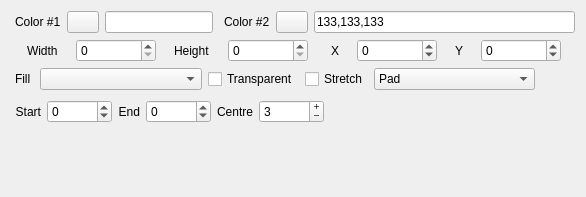
<?xml version="1.0" encoding="UTF-8"?>
<ui version="4.0">
 <class>Form</class>
 <widget class="QWidget" name="Form">
  <property name="geometry">
   <rect>
    <x>0</x>
    <y>0</y>
    <width>586</width>
    <height>197</height>
   </rect>
  </property>
  <property name="windowTitle">
   <string>Form</string>
  </property>
  <layout class="QVBoxLayout" name="verticalLayout_2">
   <item>
    <layout class="QVBoxLayout" name="verticalLayout">
     <property name="leftMargin">
      <number>4</number>
     </property>
     <item>
      <layout class="QHBoxLayout" name="horizontalLayout_8">
       <item>
        <widget class="QLabel" name="label_textColor">
         <property name="sizePolicy">
          <sizepolicy hsizetype="Fixed" vsizetype="Preferred">
           <horstretch>0</horstretch>
           <verstretch>0</verstretch>
          </sizepolicy>
         </property>
         <property name="minimumSize">
          <size>
           <width>31</width>
           <height>0</height>
          </size>
         </property>
         <property name="text">
          <string>Color #1</string>
         </property>
        </widget>
       </item>
       <item>
        <widget class="QPushButton" name="pushButton_color1">
         <property name="maximumSize">
          <size>
           <width>32</width>
           <height>32</height>
          </size>
         </property>
         <property name="text">
          <string/>
         </property>
         <property name="MaximumSize" stdset="0">
          <size>
           <width>32</width>
           <height>32</height>
          </size>
         </property>
        </widget>
       </item>
       <item>
        <widget class="QLineEdit" name="lineEdit_color1">
         <property name="sizePolicy">
          <sizepolicy hsizetype="Fixed" vsizetype="Fixed">
           <horstretch>0</horstretch>
           <verstretch>0</verstretch>
          </sizepolicy>
         </property>
         <property name="minimumSize">
          <size>
           <width>1</width>
           <height>0</height>
          </size>
         </property>
         <property name="text">
          <string/>
         </property>
         <property name="maxLength">
          <number>12</number>
         </property>
        </widget>
       </item>
       <item>
        <spacer name="horizontalSpacer_9">
         <property name="orientation">
          <enum>Qt::Orientation::Horizontal</enum>
         </property>
         <property name="sizeType">
          <enum>QSizePolicy::Policy::Fixed</enum>
         </property>
         <property name="sizeHint" stdset="0">
          <size>
           <width>5</width>
           <height>20</height>
          </size>
         </property>
        </spacer>
       </item>
       <item>
        <widget class="QLabel" name="label_textColor_2">
         <property name="sizePolicy">
          <sizepolicy hsizetype="Fixed" vsizetype="Preferred">
           <horstretch>0</horstretch>
           <verstretch>0</verstretch>
          </sizepolicy>
         </property>
         <property name="minimumSize">
          <size>
           <width>31</width>
           <height>0</height>
          </size>
         </property>
         <property name="text">
          <string>Color #2</string>
         </property>
        </widget>
       </item>
       <item>
        <widget class="QPushButton" name="pushButton_color2">
         <property name="maximumSize">
          <size>
           <width>32</width>
           <height>32</height>
          </size>
         </property>
         <property name="toolTip">
          <string>End color of gradient. Disabled if fill is solid.</string>
         </property>
         <property name="text">
          <string/>
         </property>
         <property name="MaximumSize" stdset="0">
          <size>
           <width>32</width>
           <height>32</height>
          </size>
         </property>
        </widget>
       </item>
       <item>
        <widget class="QLineEdit" name="lineEdit_color2">
         <property name="sizePolicy">
          <sizepolicy hsizetype="Minimum" vsizetype="Fixed">
           <horstretch>0</horstretch>
           <verstretch>0</verstretch>
          </sizepolicy>
         </property>
         <property name="minimumSize">
          <size>
           <width>1</width>
           <height>0</height>
          </size>
         </property>
         <property name="text">
          <string>133,133,133</string>
         </property>
         <property name="maxLength">
          <number>12</number>
         </property>
        </widget>
       </item>
      </layout>
     </item>
     <item>
      <layout class="QHBoxLayout" name="horizontalLayout_7">
       <property name="leftMargin">
        <number>0</number>
       </property>
       <item>
        <widget class="QLabel" name="label_xTitleAlign_2">
         <property name="sizePolicy">
          <sizepolicy hsizetype="Fixed" vsizetype="Preferred">
           <horstretch>0</horstretch>
           <verstretch>0</verstretch>
          </sizepolicy>
         </property>
         <property name="text">
          <string>Width</string>
         </property>
         <property name="alignment">
          <set>Qt::AlignmentFlag::AlignLeading|Qt::AlignmentFlag::AlignLeft|Qt::AlignmentFlag::AlignVCenter</set>
         </property>
        </widget>
       </item>
       <item>
        <widget class="QSpinBox" name="spinBox_width">
         <property name="sizePolicy">
          <sizepolicy hsizetype="Fixed" vsizetype="Fixed">
           <horstretch>0</horstretch>
           <verstretch>0</verstretch>
          </sizepolicy>
         </property>
         <property name="maximumSize">
          <size>
           <width>80</width>
           <height>16777215</height>
          </size>
         </property>
         <property name="baseSize">
          <size>
           <width>0</width>
           <height>0</height>
          </size>
         </property>
         <property name="minimum">
          <number>0</number>
         </property>
         <property name="maximum">
          <number>19200</number>
         </property>
         <property name="value">
          <number>0</number>
         </property>
        </widget>
       </item>
       <item>
        <widget class="QLabel" name="label_yTitleAlign_2">
         <property name="sizePolicy">
          <sizepolicy hsizetype="Fixed" vsizetype="Preferred">
           <horstretch>0</horstretch>
           <verstretch>0</verstretch>
          </sizepolicy>
         </property>
         <property name="text">
          <string>Height</string>
         </property>
        </widget>
       </item>
       <item>
        <widget class="QSpinBox" name="spinBox_height">
         <property name="sizePolicy">
          <sizepolicy hsizetype="Fixed" vsizetype="Fixed">
           <horstretch>0</horstretch>
           <verstretch>0</verstretch>
          </sizepolicy>
         </property>
         <property name="maximumSize">
          <size>
           <width>80</width>
           <height>16777215</height>
          </size>
         </property>
         <property name="maximum">
          <number>10800</number>
         </property>
        </widget>
       </item>
       <item>
        <spacer name="horizontalSpacer_7">
         <property name="orientation">
          <enum>Qt::Orientation::Horizontal</enum>
         </property>
         <property name="sizeType">
          <enum>QSizePolicy::Policy::Fixed</enum>
         </property>
         <property name="sizeHint" stdset="0">
          <size>
           <width>5</width>
           <height>20</height>
          </size>
         </property>
        </spacer>
       </item>
       <item>
        <widget class="QLabel" name="label_xTitleAlign">
         <property name="sizePolicy">
          <sizepolicy hsizetype="Fixed" vsizetype="Preferred">
           <horstretch>0</horstretch>
           <verstretch>0</verstretch>
          </sizepolicy>
         </property>
         <property name="text">
          <string>X</string>
         </property>
        </widget>
       </item>
       <item>
        <widget class="QSpinBox" name="spinBox_x">
         <property name="sizePolicy">
          <sizepolicy hsizetype="Fixed" vsizetype="Fixed">
           <horstretch>0</horstretch>
           <verstretch>0</verstretch>
          </sizepolicy>
         </property>
         <property name="maximumSize">
          <size>
           <width>80</width>
           <height>16777215</height>
          </size>
         </property>
         <property name="baseSize">
          <size>
           <width>0</width>
           <height>0</height>
          </size>
         </property>
         <property name="minimum">
          <number>-10000</number>
         </property>
         <property name="maximum">
          <number>10000</number>
         </property>
         <property name="value">
          <number>0</number>
         </property>
        </widget>
       </item>
       <item>
        <widget class="QLabel" name="label_yTitleAlign">
         <property name="sizePolicy">
          <sizepolicy hsizetype="Fixed" vsizetype="Preferred">
           <horstretch>0</horstretch>
           <verstretch>0</verstretch>
          </sizepolicy>
         </property>
         <property name="text">
          <string>Y</string>
         </property>
        </widget>
       </item>
       <item>
        <widget class="QSpinBox" name="spinBox_y">
         <property name="sizePolicy">
          <sizepolicy hsizetype="Fixed" vsizetype="Fixed">
           <horstretch>0</horstretch>
           <verstretch>0</verstretch>
          </sizepolicy>
         </property>
         <property name="maximumSize">
          <size>
           <width>80</width>
           <height>16777215</height>
          </size>
         </property>
         <property name="minimum">
          <number>-10000</number>
         </property>
         <property name="maximum">
          <number>10000</number>
         </property>
        </widget>
       </item>
      </layout>
     </item>
     <item>
      <layout class="QHBoxLayout" name="horizontalLayout_9">
       <property name="leftMargin">
        <number>0</number>
       </property>
       <item>
        <widget class="QLabel" name="label_textLayout">
         <property name="sizePolicy">
          <sizepolicy hsizetype="Fixed" vsizetype="Preferred">
           <horstretch>0</horstretch>
           <verstretch>0</verstretch>
          </sizepolicy>
         </property>
         <property name="text">
          <string>Fill </string>
         </property>
        </widget>
       </item>
       <item>
        <widget class="QComboBox" name="comboBox_fill">
         <property name="sizePolicy">
          <sizepolicy hsizetype="Minimum" vsizetype="Fixed">
           <horstretch>0</horstretch>
           <verstretch>0</verstretch>
          </sizepolicy>
         </property>
         <property name="currentIndex">
          <number>-1</number>
         </property>
         <property name="sizeAdjustPolicy">
          <enum>QComboBox::SizeAdjustPolicy::AdjustToContentsOnFirstShow</enum>
         </property>
        </widget>
       </item>
       <item>
        <widget class="QCheckBox" name="checkBox_trans">
         <property name="sizePolicy">
          <sizepolicy hsizetype="Fixed" vsizetype="Fixed">
           <horstretch>0</horstretch>
           <verstretch>0</verstretch>
          </sizepolicy>
         </property>
         <property name="text">
          <string>Transparent</string>
         </property>
        </widget>
       </item>
       <item>
        <widget class="QCheckBox" name="checkBox_stretch">
         <property name="sizePolicy">
          <sizepolicy hsizetype="Fixed" vsizetype="Fixed">
           <horstretch>0</horstretch>
           <verstretch>0</verstretch>
          </sizepolicy>
         </property>
         <property name="text">
          <string>Stretch</string>
         </property>
        </widget>
       </item>
       <item>
        <widget class="QComboBox" name="comboBox_spread">
         <item>
          <property name="text">
           <string>Pad</string>
          </property>
         </item>
         <item>
          <property name="text">
           <string>Reflect</string>
          </property>
         </item>
         <item>
          <property name="text">
           <string>Repeat</string>
          </property>
         </item>
        </widget>
       </item>
       <item>
        <spacer name="horizontalSpacer_2">
         <property name="orientation">
          <enum>Qt::Orientation::Horizontal</enum>
         </property>
         <property name="sizeType">
          <enum>QSizePolicy::Policy::Minimum</enum>
         </property>
         <property name="sizeHint" stdset="0">
          <size>
           <width>40</width>
           <height>20</height>
          </size>
         </property>
        </spacer>
       </item>
      </layout>
     </item>
     <item>
      <layout class="QHBoxLayout" name="horizontalLayout_2">
       <item>
        <widget class="QStackedWidget" name="fillWidget">
         <property name="sizePolicy">
          <sizepolicy hsizetype="Preferred" vsizetype="Minimum">
           <horstretch>0</horstretch>
           <verstretch>0</verstretch>
          </sizepolicy>
         </property>
         <property name="lineWidth">
          <number>0</number>
         </property>
         <property name="currentIndex">
          <number>2</number>
         </property>
         <widget class="QWidget" name="blank"/>
         <widget class="QWidget" name="linearGradient">
          <widget class="QWidget" name="horizontalLayoutWidget">
           <property name="geometry">
            <rect>
             <x>-1</x>
             <y>0</y>
             <width>561</width>
             <height>34</height>
            </rect>
           </property>
           <layout class="QHBoxLayout" name="horizontalLayout">
            <item>
             <widget class="QLabel" name="label_xTitleAlign_4">
              <property name="sizePolicy">
               <sizepolicy hsizetype="Fixed" vsizetype="Preferred">
                <horstretch>0</horstretch>
                <verstretch>0</verstretch>
               </sizepolicy>
              </property>
              <property name="text">
               <string>Start</string>
              </property>
             </widget>
            </item>
            <item>
             <widget class="QSpinBox" name="spinBox_linearGradient_start">
              <property name="minimum">
               <number>-10000</number>
              </property>
              <property name="maximum">
               <number>10000</number>
              </property>
              <property name="singleStep">
               <number>10</number>
              </property>
             </widget>
            </item>
            <item>
             <widget class="QLabel" name="label">
              <property name="sizePolicy">
               <sizepolicy hsizetype="Fixed" vsizetype="Preferred">
                <horstretch>0</horstretch>
                <verstretch>0</verstretch>
               </sizepolicy>
              </property>
              <property name="text">
               <string>End</string>
              </property>
              <property name="alignment">
               <set>Qt::AlignmentFlag::AlignRight|Qt::AlignmentFlag::AlignTrailing|Qt::AlignmentFlag::AlignVCenter</set>
              </property>
             </widget>
            </item>
            <item>
             <widget class="QSpinBox" name="spinBox_linearGradient_end">
              <property name="minimum">
               <number>-10000</number>
              </property>
              <property name="maximum">
               <number>10000</number>
              </property>
              <property name="singleStep">
               <number>10</number>
              </property>
             </widget>
            </item>
            <item>
             <spacer name="horizontalSpacer">
              <property name="orientation">
               <enum>Qt::Orientation::Horizontal</enum>
              </property>
              <property name="sizeHint" stdset="0">
               <size>
                <width>40</width>
                <height>20</height>
               </size>
              </property>
             </spacer>
            </item>
           </layout>
          </widget>
         </widget>
         <widget class="QWidget" name="radialGradient">
          <widget class="QWidget" name="horizontalLayoutWidget_3">
           <property name="geometry">
            <rect>
             <x>-1</x>
             <y>-1</y>
             <width>561</width>
             <height>34</height>
            </rect>
           </property>
           <layout class="QHBoxLayout" name="horizontalLayout_3">
            <item>
             <widget class="QLabel" name="label_xTitleAlign_6">
              <property name="sizePolicy">
               <sizepolicy hsizetype="Fixed" vsizetype="Preferred">
                <horstretch>0</horstretch>
                <verstretch>0</verstretch>
               </sizepolicy>
              </property>
              <property name="text">
               <string>Start</string>
              </property>
              <property name="alignment">
               <set>Qt::AlignmentFlag::AlignRight|Qt::AlignmentFlag::AlignTrailing|Qt::AlignmentFlag::AlignVCenter</set>
              </property>
             </widget>
            </item>
            <item>
             <widget class="QSpinBox" name="spinBox_radialGradient_start">
              <property name="minimum">
               <number>-10000</number>
              </property>
              <property name="maximum">
               <number>10000</number>
              </property>
              <property name="singleStep">
               <number>10</number>
              </property>
             </widget>
            </item>
            <item>
             <widget class="QLabel" name="label_3">
              <property name="sizePolicy">
               <sizepolicy hsizetype="Fixed" vsizetype="Preferred">
                <horstretch>0</horstretch>
                <verstretch>0</verstretch>
               </sizepolicy>
              </property>
              <property name="text">
               <string>End</string>
              </property>
              <property name="alignment">
               <set>Qt::AlignmentFlag::AlignRight|Qt::AlignmentFlag::AlignTrailing|Qt::AlignmentFlag::AlignVCenter</set>
              </property>
             </widget>
            </item>
            <item>
             <widget class="QSpinBox" name="spinBox_radialGradient_end">
              <property name="minimum">
               <number>-10000</number>
              </property>
              <property name="maximum">
               <number>10000</number>
              </property>
              <property name="singleStep">
               <number>10</number>
              </property>
             </widget>
            </item>
            <item>
             <widget class="QLabel" name="label_4">
              <property name="sizePolicy">
               <sizepolicy hsizetype="Fixed" vsizetype="Preferred">
                <horstretch>0</horstretch>
                <verstretch>0</verstretch>
               </sizepolicy>
              </property>
              <property name="text">
               <string>Centre</string>
              </property>
              <property name="alignment">
               <set>Qt::AlignmentFlag::AlignRight|Qt::AlignmentFlag::AlignTrailing|Qt::AlignmentFlag::AlignVCenter</set>
              </property>
             </widget>
            </item>
            <item>
             <widget class="QSpinBox" name="spinBox_radialGradient_spread">
              <property name="buttonSymbols">
               <enum>QAbstractSpinBox::ButtonSymbols::PlusMinus</enum>
              </property>
              <property name="minimum">
               <number>-10000</number>
              </property>
              <property name="maximum">
               <number>10000</number>
              </property>
              <property name="value">
               <number>3</number>
              </property>
             </widget>
            </item>
            <item>
             <spacer name="horizontalSpacer_3">
              <property name="orientation">
               <enum>Qt::Orientation::Horizontal</enum>
              </property>
              <property name="sizeHint" stdset="0">
               <size>
                <width>40</width>
                <height>20</height>
               </size>
              </property>
             </spacer>
            </item>
           </layout>
          </widget>
         </widget>
        </widget>
       </item>
      </layout>
     </item>
    </layout>
   </item>
  </layout>
 </widget>
 <resources/>
 <connections/>
</ui>
